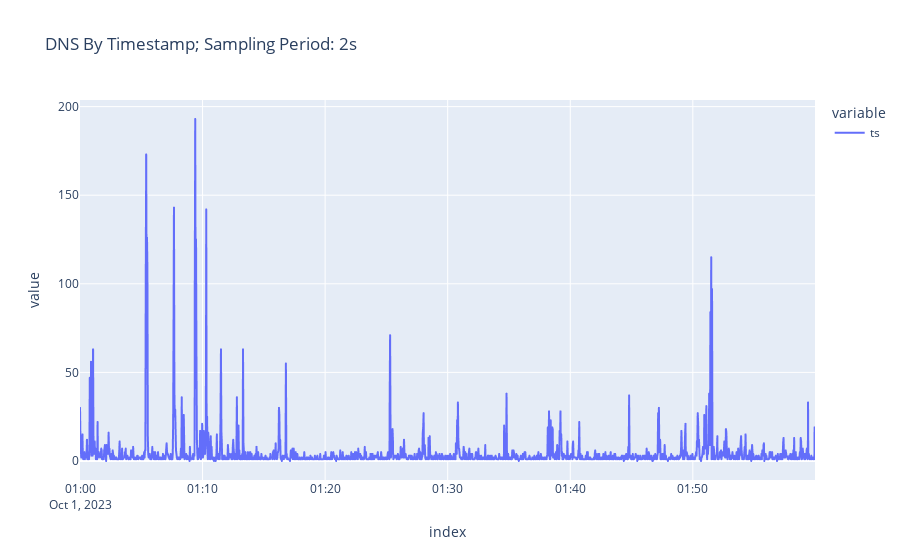

The notebook cell saved with this chart:
### Code cell
# Graph the data in the time domain, by your 2 seconds sampling period
# Clearly we can see below there spikes of interest
fig = px.line(
    counts_per_period,
    labels=dict(x="Timestamp", y="DNS Log Information"),
    title="DNS By Timestamp; Sampling Period: " + best_period
)
fig.show()

### Figure 1 — Plotly figure (JSON) as saved in the notebook; plotly's stock layout.template omitted (floating-point values rounded to 4 significant figures; data arrays with more than 128 entries replaced by an {"elided": "..."} marker saying what was removed)
{"data": [{"hovertemplate": "variable=ts<br>index=%{x}<br>value=%{y}<extra></extra>", "legendgroup": "ts", "line": {"color": "#636efa", "dash": "solid"}, "marker": {"symbol": "circle"}, "mode": "lines", "name": "ts", "showlegend": true, "type": "scattergl", "x": {"elided": "1800 str values"}, "xaxis": "x", "y": {"elided": "1800 int values"}, "yaxis": "y"}], "layout": {"legend": {"title": {"text": "variable"}, "tracegroupgap": 0}, "title": {"text": "DNS By Timestamp; Sampling Period: 2s"}, "xaxis": {"anchor": "y", "domain": [0, 1], "title": {"text": "index"}}, "yaxis": {"anchor": "x", "domain": [0, 1], "title": {"text": "value"}}}}
